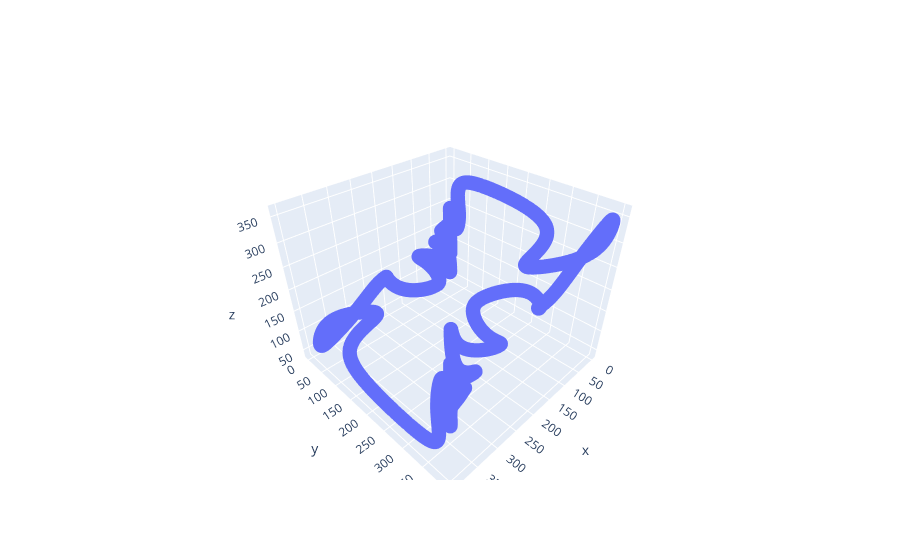

Here is the notebook cell this chart was saved with:
### Markdown cell above
## Extrinsic dimension of curved low-dim manifold

### Code cell
import skdim


num_points = 5000

circle_points = synthetic.hypersphere(1, num_points)


def f(points):
    thetas = gs.arctan2(points[:, 1], points[:, 0])
    amplitudes = 1 + 0.6 * np.cos(12 * thetas)

    return amplitudes.unsqueeze(-1) * points


transformed_circle_points = f(circle_points)

Ns = list(range(3, 150))

noisy_dim_estimates = []
manifold_dim_estimates = []

for N in Ns:
    scales = gs.abs(gs.random.normal(4, 2, N))
    noisy_points, manifold_points = synthetic.synthetic_neural_manifold(
        transformed_circle_points, N, "tanh", poisson_multiplier=10, scales=scales
    )
    noisy_lpca = skdim.id.lPCA(ver="ratio", alphaRatio=0.999).fit(noisy_points)
    manifold_lpca = skdim.id.lPCA(ver="ratio", alphaRatio=0.999).fit(manifold_points)
    noisy_dim_estimates.append(noisy_lpca.dimension_)
    manifold_dim_estimates.append(manifold_lpca.dimension_)

    if N == 3:
        # make 3d plot with plotly
        fig = go.Figure()
        fig.add_trace(
            go.Scatter3d(
                x=manifold_points[:, 0],
                y=manifold_points[:, 1],
                z=manifold_points[:, 2],
                mode="markers",
                marker=dict(size=5),
                name="3d neural space",
            )
        )
        fig.show()

fig, ax = plt.subplots(1, 1, figsize=(10, 5))
ax.scatter(Ns, noisy_dim_estimates, label="Noisy Data")
ax.scatter(Ns, manifold_dim_estimates, label="Manifold Data")
ax.axhline(y=2, color="r", linestyle="--", label="True Dimension")

ax.legend()
ax.set_xlabel("Number of neurons")
ax.set_ylabel("Estimated Extrinsic Dimension")
ax.set_title("Estimated Dimension vs. Number of Neurons")
# ax.set_xlim([3, Ns[-1]])
# ax.set_ylim([0, Ns[-1]]);

### Figure 1 — Plotly figure (JSON) as saved in the notebook; plotly's stock layout.template omitted (floating-point values rounded to 4 significant figures; data arrays with more than 128 entries replaced by an {"elided": "..."} marker saying what was removed)
{"data": [{"marker": {"size": 5}, "mode": "markers", "name": "3d neural space", "type": "scatter3d", "x": {"elided": "5000 float values"}, "y": {"elided": "5000 float values"}, "z": {"elided": "5000 float values"}}], "layout": {}}
